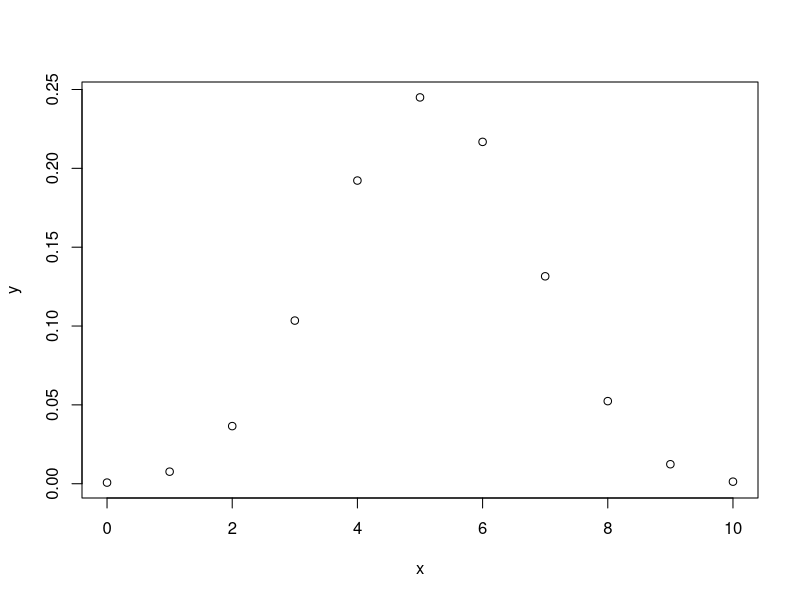
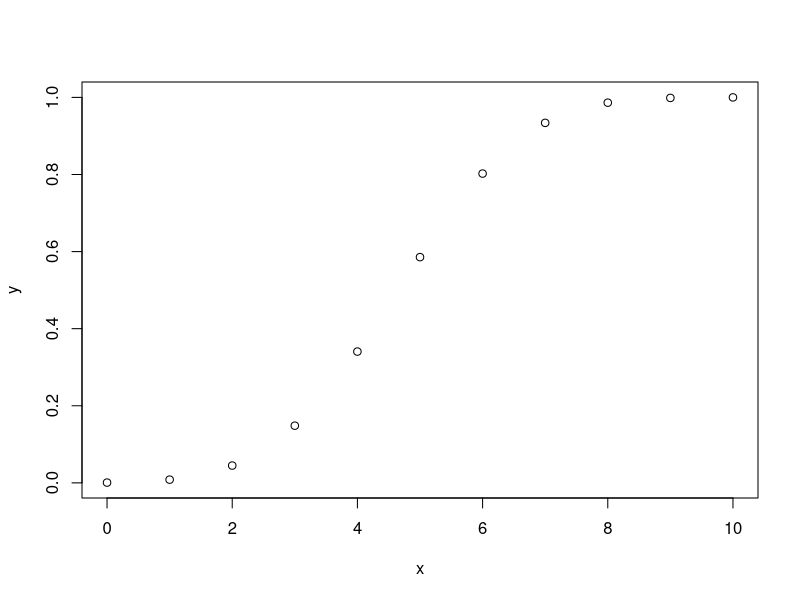
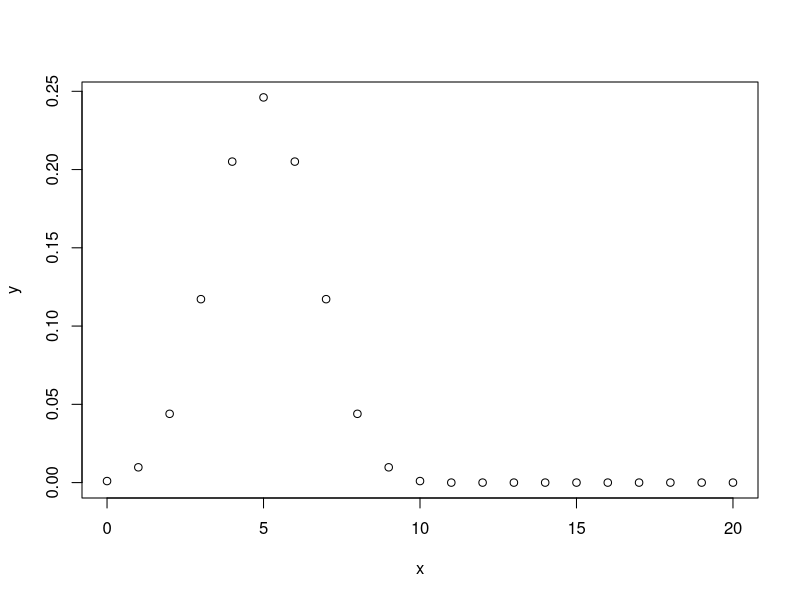

Here is the R script that generated these plots, in order:
## ---- chunk 1
library(MASS)
df <- Cars93

set.seed(60)
x <- sample(1:nrow(df), 40)
training <- df[x,]
test <- df[-x, ]

## ---- chunk 2
training
test
## ---- chunk 3
write.csv(training, file="training.csv")
write.csv(test, file="test.csv")
## ---- chunk 4
sum(training$Origin=="non-USA")
sum(training$Origin=="USA")
## ---- chunk 5
births <- sample(c("boy", "girl"), size = 10, replace=TRUE, prob=c(.515, .485))
births
table(births)
## ---- chunk 6
manybirths <- sample(c("boy", "girl"), size = 10000, replace=TRUE, prob=c(.515, .485))
table(manybirths)
## ---- chunk 7
dbinom(3, size=10, prob=.515)

pbinom(8, size=10, prob=.515)
## ---- chunk 8
n <- 10 
x <- 0:n
y <- dbinom(x, size=10, prob=.515)
plot(x,y)
## ---- chunk 9
n <- 10
x <- 0:n
y <- pbinom(x, size=10, prob=.515)
plot(x,y)
## ---- chunk 10
dbinom(4, size=10, prob=.5)
## ---- chunk 11
pbinom(5, size=10, prob=.5)
## ---- chunk 12
n <- 20 
x <- 0:n 
y <- dbinom(x, size=10, prob=.5)
plot(x,y)
